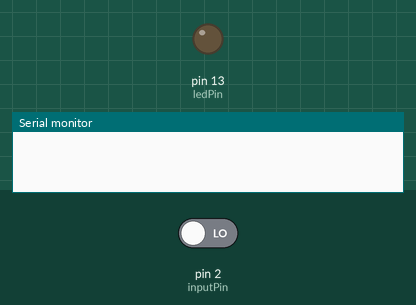
A sketch run on a simulated Arduino Uno, built with avr-gcc and run on an emulated ATmega328P. Shown: output pins drawn as LEDs (lit = HIGH), the last lines printed to the serial monitor. The inputs (shaded band) are chosen by the test bench; at power-on: pin 2 (inputPin) LOW.

Above: at 1.2 s.
1.3 s: pin 2 (inputPin) driven HIGH
At 1.9 s:
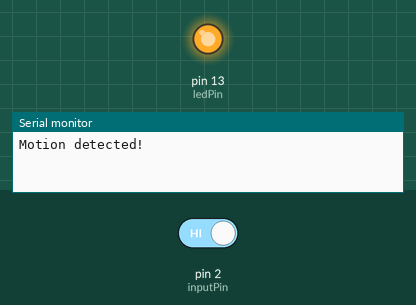
2.8 s: pin 2 (inputPin) driven LOW
At 3.1 s:
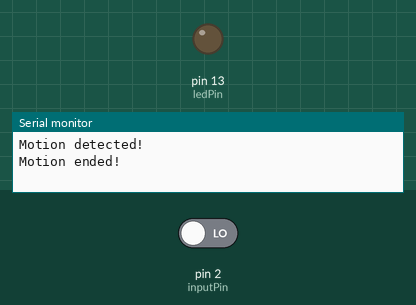
Timing chart, 0 to 5.8 s (numbered marks = the images above; inputs shaded):
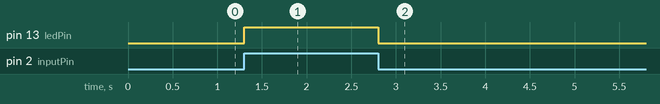

The sketch:

motion_sensor.ino
```cpp
int ledPin = 13;  // инициализируем пин для светодиода

int inputPin = 2;  // инициализируем пин для получения сигнала от пироэлектрического датчика движения

int pirState = LOW;  // начинаем работу программы, предполагая, что движения нет

int val = 0;  // переменная для чтения состояния пина

void setup() {

pinMode(ledPin, OUTPUT);  // объявляем светодиод в качестве  OUTPUT

pinMode(inputPin, INPUT);  // объявляем датчик в качестве INPUT

Serial.begin(9600);

}

void loop(){

val = digitalRead(inputPin);  // считываем значение с датчика

if (val == HIGH) {  // проверяем, соответствует ли считанное значение HIGH

digitalWrite(ledPin, HIGH);  // включаем светодиод

if (pirState == LOW) {

// мы только что включили

Serial.println("Motion detected!");

// мы выводим на серийный монитор изменение, а не состояние

pirState = HIGH;

}

} else {

digitalWrite(ledPin, LOW); // выключаем светодиод

if (pirState == HIGH){

// мы только что его выключили

Serial.println("Motion ended!");

// мы выводим на серийный монитор изменение, а не состояние

pirState = LOW;

}

}

}
```

photoresistor_sketch.c
```cpp
void IsCarIn()
{
	int isIn;
	int pin;
	const int MaxLightLeveL; // When a car is in
	int lightLevel = analogRead(pin);
	if(lightLevel < MaxLightLeveL) // IS IN
		isIn = 1;
	else
		isIn = 0;
	return isIn;
}
```

Measured:
- after the input at 1.3 s, pin 13 (ledPin): LOW → HIGH at once
- after the input at 2.8 s, pin 13 (ledPin): HIGH → LOW at once
